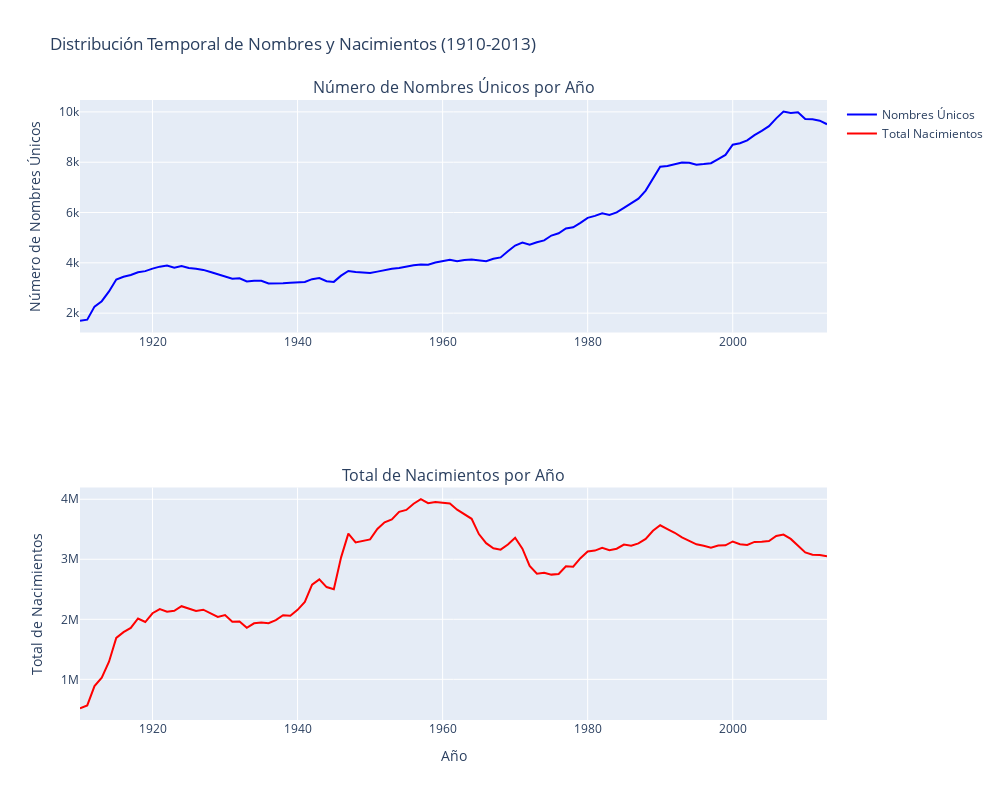

The notebook cell this image was saved under:
### Code cell
# Parte 4: Distribución por año
try:
    dist_query = """
    SELECT
        year,
        COUNT(*) as num_records,
        COUNT(DISTINCT name) as unique_names,
        SUM(number) as total_births
    FROM 
        `bigquery-public-data.usa_names.usa_1910_2013`
    GROUP BY 
        year
    ORDER BY 
        year
    """
    
    print("📊 Distribución por año:")
    dist_df = client.query(dist_query).to_dataframe()
    
    # Visualizar distribución temporal
    fig = make_subplots(
        rows=2, cols=1,
        subplot_titles=('Número de Nombres Únicos por Año',
                       'Total de Nacimientos por Año')
    )
    
    # Gráfica de nombres únicos
    fig.add_trace(
        go.Scatter(
            x=dist_df['year'], 
            y=dist_df['unique_names'],
            mode='lines',
            name='Nombres Únicos',
            line=dict(color='blue')
        ),
        row=1, col=1
    )
    
    # Gráfica de total de nacimientos
    fig.add_trace(
        go.Scatter(
            x=dist_df['year'], 
            y=dist_df['total_births'],
            mode='lines',
            name='Total Nacimientos',
            line=dict(color='red')
        ),
        row=2, col=1
    )
    
    # Actualizar diseño
    fig.update_layout(
        height=800,
        width=1000,
        showlegend=True,
        title_text="Distribución Temporal de Nombres y Nacimientos (1910-2013)"
    )
    
    fig.update_xaxes(title_text="Año", row=2, col=1)
    fig.update_yaxes(title_text="Número de Nombres Únicos", row=1, col=1)
    fig.update_yaxes(title_text="Total de Nacimientos", row=2, col=1)
    
    fig.show()
    
    # Mostrar estadísticas resumidas
    print("\nEstadísticas de la distribución:")
    print(dist_df.describe())

except Exception as e:
    print(f"Error al analizar distribución: {str(e)}")

### Figure 1 — Plotly figure (JSON) as saved in the notebook; plotly's stock layout.template omitted (floating-point values rounded to 4 significant figures)
{"data": [{"line": {"color": "blue"}, "mode": "lines", "name": "Nombres Únicos", "type": "scatter", "x": [1910, 1911, 1912, 1913, 1914, 1915, 1916, 1917, 1918, 1919, 1920, 1921, 1922, 1923, 1924, 1925, 1926, 1927, 1928, 1929, 1930, 1931, 1932, 1933, 1934, 1935, 1936, 1937, 1938, 1939, 1940, 1941, 1942, 1943, 1944, 1945, 1946, 1947, 1948, 1949, 1950, 1951, 1952, 1953, 1954, 1955, 1956, 1957, 1958, 1959, 1960, 1961, 1962, 1963, 1964, 1965, 1966, 1967, 1968, 1969, 1970, 1971, 1972, 1973, 1974, 1975, 1976, 1977, 1978, 1979, 1980, 1981, 1982, 1983, 1984, 1985, 1986, 1987, 1988, 1989, 1990, 1991, 1992, 1993, 1994, 1995, 1996, 1997, 1998, 1999, 2000, 2001, 2002, 2003, 2004, 2005, 2006, 2007, 2008, 2009, 2010, 2011, 2012, 2013], "xaxis": "x", "y": [1693, 1740, 2261, 2476, 2863, 3337, 3447, 3515, 3623, 3670, 3770, 3849, 3894, 3803, 3875, 3798, 3767, 3719, 3637, 3549, 3479, 3367, 3383, 3259, 3290, 3289, 3183, 3180, 3187, 3204, 3211, 3238, 3352, 3393, 3269, 3243, 3492, 3675, 3634, 3622, 3597, 3650, 3714, 3767, 3792, 3860, 3902, 3930, 3927, 4011, 4076, 4120, 4068, 4117, 4135, 4100, 4063, 4162, 4216, 4457, 4688, 4803, 4722, 4819, 4892, 5085, 5176, 5367, 5412, 5589, 5790, 5868, 5973, 5907, 6005, 6186, 6387, 6553, 6873, 7370, 7820, 7847, 7916, 7990, 7981, 7896, 7925, 7962, 8126, 8290, 8697, 8752, 8867, 9076, 9246, 9433, 9743, 10011, 9959, 9988, 9718, 9706, 9651, 9510], "yaxis": "y"}, {"line": {"color": "red"}, "mode": "lines", "name": "Total Nacimientos", "type": "scatter", "x": [1910, 1911, 1912, 1913, 1914, 1915, 1916, 1917, 1918, 1919, 1920, 1921, 1922, 1923, 1924, 1925, 1926, 1927, 1928, 1929, 1930, 1931, 1932, 1933, 1934, 1935, 1936, 1937, 1938, 1939, 1940, 1941, 1942, 1943, 1944, 1945, 1946, 1947, 1948, 1949, 1950, 1951, 1952, 1953, 1954, 1955, 1956, 1957, 1958, 1959, 1960, 1961, 1962, 1963, 1964, 1965, 1966, 1967, 1968, 1969, 1970, 1971, 1972, 1973, 1974, 1975, 1976, 1977, 1978, 1979, 1980, 1981, 1982, 1983, 1984, 1985, 1986, 1987, 1988, 1989, 1990, 1991, 1992, 1993, 1994, 1995, 1996, 1997, 1998, 1999, 2000, 2001, 2002, 2003, 2004, 2005, 2006, 2007, 2008, 2009, 2010, 2011, 2012, 2013], "xaxis": "x2", "y": [516307, 565799, 887969, 1028527, 1293293, 1690028, 1786494, 1855699, 2013396, 1954838, 2101166, 2170879, 2127298, 2141629, 2218792, 2172363, 2137254, 2160166, 2105359, 2040494, 2070703, 1958685, 1964352, 1857542, 1933317, 1946921, 1936153, 1986679, 2068197, 2059824, 2157559, 2288146, 2576513, 2664809, 2537026, 2501900, 3032271, 3427524, 3280847, 3310318, 3330552, 3504308, 3615873, 3665420, 3790561, 3821632, 3925941, 4002115, 3933530, 3955206, 3948347, 3929659, 3826102, 3747858, 3674755, 3420021, 3268042, 3184551, 3160039, 3245628, 3359813, 3177734, 2890399, 2759382, 2774109, 2744540, 2754005, 2882540, 2877133, 3018437, 3129817, 3145248, 3192020, 3152736, 3175753, 3245247, 3227214, 3265735, 3340218, 3475158, 3566117, 3502624, 3442032, 3363611, 3306956, 3248844, 3224619, 3192776, 3229123, 3232892, 3296565, 3250746, 3237797, 3288674, 3293609, 3304899, 3387211, 3411754, 3339467, 3230907, 3114968, 3076685, 3069870, 3049905], "yaxis": "y2"}], "layout": {"annotations": [{"font": {"size": 16}, "showarrow": false, "text": "Número de Nombres Únicos por Año", "x": 0.5, "xanchor": "center", "xref": "paper", "y": 1, "yanchor": "bottom", "yref": "paper"}, {"font": {"size": 16}, "showarrow": false, "text": "Total de Nacimientos por Año", "x": 0.5, "xanchor": "center", "xref": "paper", "y": 0.375, "yanchor": "bottom", "yref": "paper"}], "height": 800, "showlegend": true, "title": {"text": "Distribución Temporal de Nombres y Nacimientos (1910-2013)"}, "width": 1000, "xaxis": {"anchor": "y", "domain": [0, 1]}, "xaxis2": {"anchor": "y2", "domain": [0, 1], "title": {"text": "Año"}}, "yaxis": {"anchor": "x", "domain": [0.625, 1], "title": {"text": "Número de Nombres Únicos"}}, "yaxis2": {"anchor": "x2", "domain": [0, 0.375], "title": {"text": "Total de Nacimientos"}}}}
